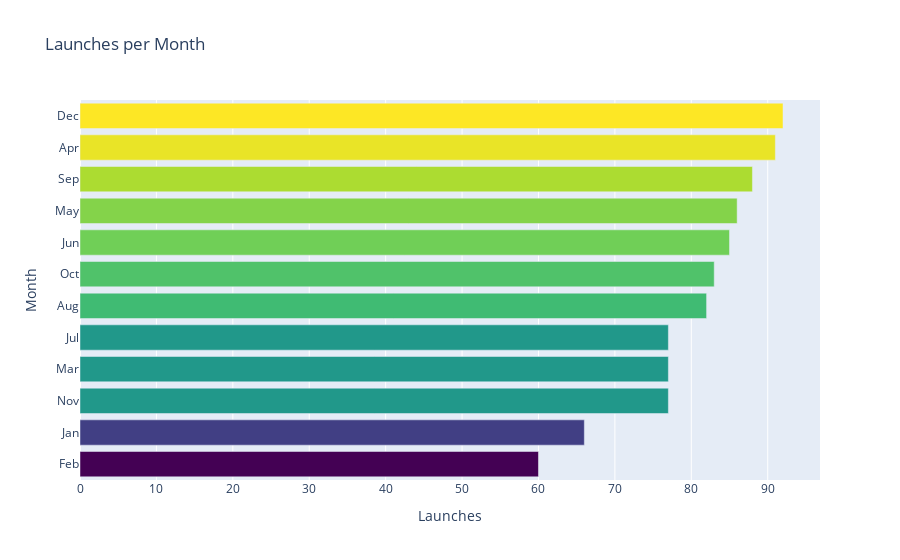

Write notebook code for a chart like this one.
### Code cell
h_bar = px.bar(y=df_month.index[::-1],
               x=df_month["Price"][::-1],
               orientation='h',
               color=df_month["Price"][::-1],
               color_continuous_scale='Viridis',
               title='Launches per Month')
 
h_bar.update_layout(xaxis_title='Launches', 
                    yaxis_title='Month',
                    coloraxis_showscale=False)
h_bar.show()

### Figure 1 — Plotly figure (JSON) as saved in the notebook; plotly's stock layout.template omitted (floating-point values rounded to 4 significant figures)
{"data": [{"alignmentgroup": "True", "hovertemplate": "x=%{x}<br>y=%{y}<br>color=%{marker.color}<extra></extra>", "legendgroup": "", "marker": {"color": [60, 66, 77, 77, 77, 82, 83, 85, 86, 88, 91, 92], "coloraxis": "coloraxis", "pattern": {"shape": ""}}, "name": "", "offsetgroup": "", "orientation": "h", "showlegend": false, "textposition": "auto", "type": "bar", "x": [60, 66, 77, 77, 77, 82, 83, 85, 86, 88, 91, 92], "xaxis": "x", "y": ["Feb", "Jan", "Nov", "Mar", "Jul", "Aug", "Oct", "Jun", "May", "Sep", "Apr", "Dec"], "yaxis": "y"}], "layout": {"barmode": "relative", "coloraxis": {"colorbar": {"title": {"text": "color"}}, "colorscale": [[0, "#440154"], [0.1111, "#482878"], [0.2222, "#3e4989"], [0.3333, "#31688e"], [0.4444, "#26828e"], [0.5556, "#1f9e89"], [0.6667, "#35b779"], [0.7778, "#6ece58"], [0.8889, "#b5de2b"], [1, "#fde725"]], "showscale": false}, "legend": {"tracegroupgap": 0}, "title": {"text": "Launches per Month"}, "xaxis": {"anchor": "y", "domain": [0, 1], "title": {"text": "Launches"}}, "yaxis": {"anchor": "x", "domain": [0, 1], "title": {"text": "Month"}}}}
